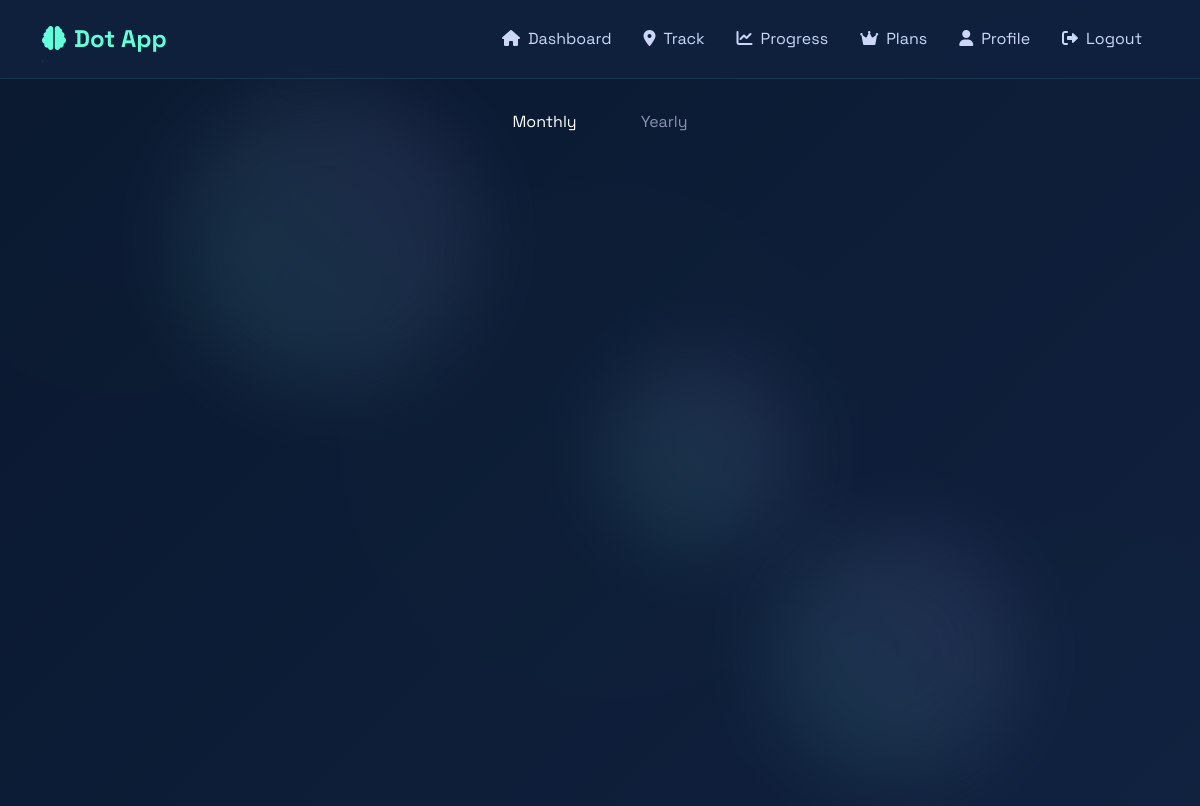
Page /learning/subscription/ (signed in) on the earlier database version.
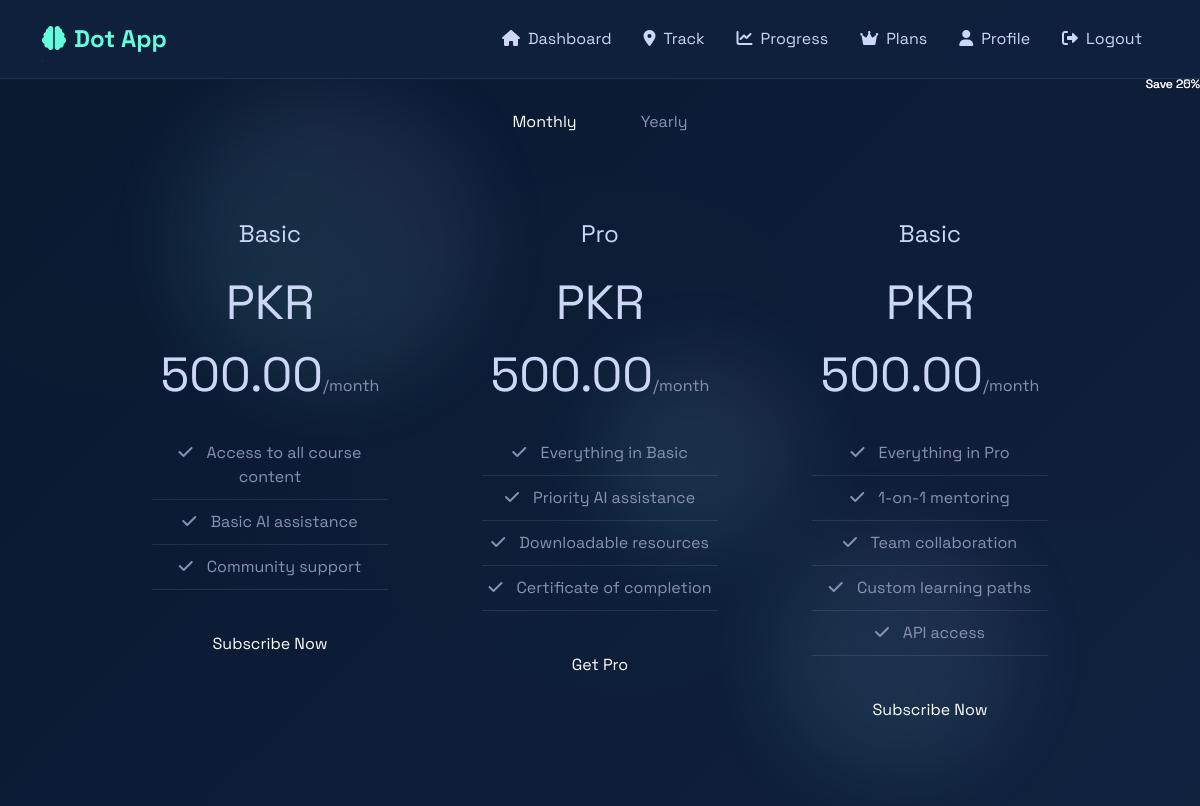
Same page on the later database version.
### learning/models.py (models this page shows, shortened)
class SubscriptionPlan(models.Model):
    name = models.CharField(max_length=100)
    price = models.DecimalField(max_digits=10, decimal_places=2)
    description = models.TextField()
    duration_days = models.IntegerField(default=30)
    is_active = models.BooleanField(default=True)
    created_at = models.DateTimeField(auto_now_add=True)
    updated_at = models.DateTimeField(auto_now=True)

### learning/views/subscription_views.py (the view)
# urls.py: path('subscription/', subscription_view, name='subscription_view'),
@login_required
def subscription_view(request):
    plans = SubscriptionPlan.objects.filter(is_active=True)
    try:
        current_subscription = UserSubscription.objects.get(
            user=request.user,
            is_active=True
        )
    except UserSubscription.DoesNotExist:
        current_subscription = None
    context = {
        'plans': plans,
        'current_subscription': current_subscription
    }
    return render(request, 'learning/subscription_plans.html', context)

### learning/templates/learning/subscription_plans.html (shortened to what this page needs)
{% extends 'learning/base.html' %}
{% block content %}
<div class="pricing-container">
    <div class="pricing-toggle">
        <button class="toggle-button active" onclick="toggleBilling('monthly')">Monthly</button>
        <button class="toggle-button" onclick="toggleBilling('yearly')">Yearly</button>
    </div>
    <div class="pricing-cards">
        {% for plan in plans %}
        <div class="pricing-card">
            <div class="plan-name">{{ plan.name }}</div>
            <div class="plan-price monthly">
                PKR {{ plan.price }}<small>/month</small>
            </div>
            <ul class="plan-features">
                <li><i class="fas fa-check"></i> Access to all course content</li>
                <li><i class="fas fa-check"></i> Basic AI assistance</li>
                <li><i class="fas fa-check"></i> Community support</li>
            </ul>
            <form action="{% url 'learning:create-checkout-session' plan.id %}" method="POST">
                <button type="submit" class="subscribe-btn">Subscribe Now</button>
            </form>
        </div>
        {% endfor %}
        <div class="pricing-card">
            {% for plan in plans %}
            <div class="save-badge">Save 20%</div>
            <div class="plan-name">Pro</div>
            <div class="plan-price monthly">
                PKR {{ plan.price }}<small>/month</small>
            </div>
            <ul class="plan-features">
                <li><i class="fas fa-check"></i> Everything in Basic</li>
                <li><i class="fas fa-check"></i> Priority AI assistance</li>
                <li><i class="fas fa-check"></i> Downloadable resources</li>
                <li><i class="fas fa-check"></i> Certificate of completion</li>
            </ul>
            <form action="{% url 'learning:create-checkout-session' plan.id %}" method="POST">
                <button type="submit" class="subscribe-btn">Get Pro</button>
            </form>
        </div>
        {% endfor %}
        <div class="pricing-card">
            {% for plan in plans %}
            <div class="save-badge">Save 25%</div>
            <div class="plan-name">{{ plan.name }}</div>
            <div class="plan-price monthly">
                PKR {{ plan.price }}<small>/month</small>
            </div>
            <ul class="plan-features">
                <li><i class="fas fa-check"></i> Everything in Pro</li>
                <li><i class="fas fa-check"></i> 1-on-1 mentoring</li>
                <li><i class="fas fa-check"></i> Team collaboration</li>
                <li><i class="fas fa-check"></i> Custom learning paths</li>
                <li><i class="fas fa-check"></i> API access</li>
            </ul>
            <form action="{% url 'learning:create-checkout-session' plan.id %}" method="POST">
                <button type="submit" class="subscribe-btn">Subscribe Now</button>
            </form>
        </div>
        {% endfor %}
    </div>
</div>
{% endblock %}

Differences in the rows shown:
added SubscriptionPlan: name "Basic", price "500.00"
